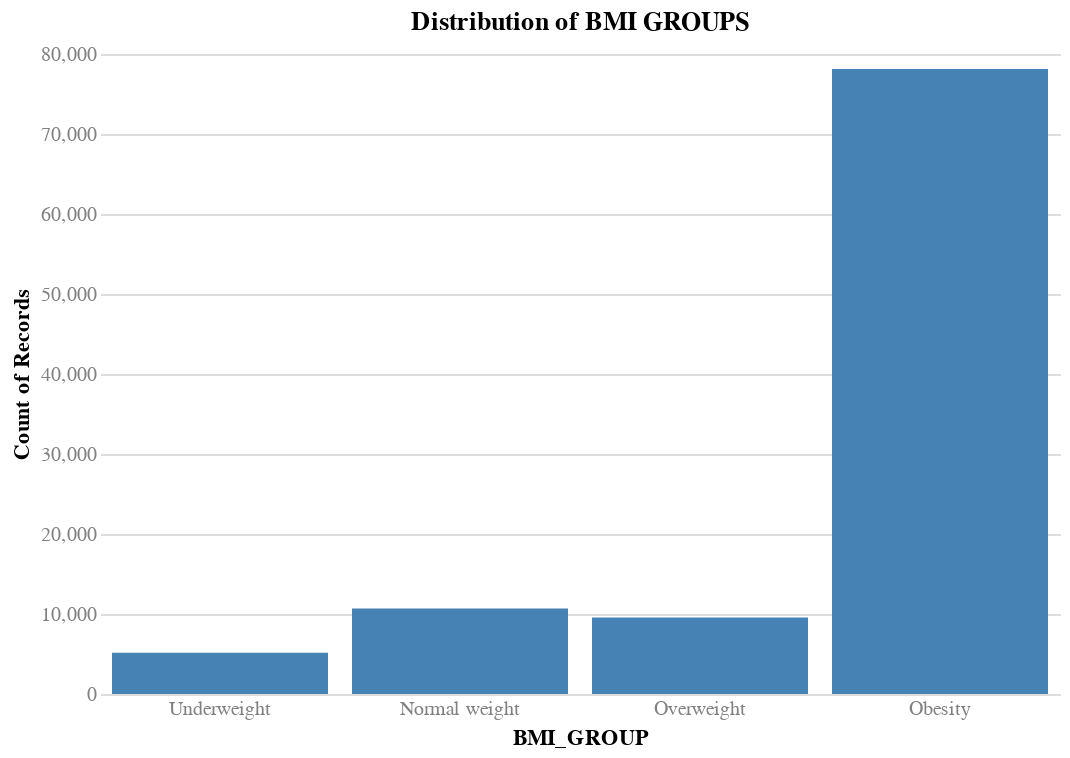

This figure's notebook cell:
### Markdown cell above
#### 3.1.3 - Bin the vitalSigns variables
BMI, TEMPF, BPSYS, BPDIAS

### Code cell
# Bin the BMI as weight status
# <18.5 = Underweight
# 18.5-25 = Normal weight
# 25-30 = Overweight
# >=30 = Obesity

bmi_groups = ['Underweight', 'Normal weight', 'Overweight', 'Obesity']

def bin_bmi(bmi):
    if bmi < 18.5: return 'Underweight'
    elif bmi < 25: return 'Normal weight'
    elif bmi < 30: return 'Overweight'
    else: return 'Obesity'

clf_df['BMI_GROUP'] = clf_df['BMI'].apply(bin_bmi)

# Check the distribution of BMI groups
chart(
    df=clf_df,
    x=alt.X('BMI_GROUP:O', sort=bmi_groups),
    y='count()',
    title='Distribution of BMI GROUPS',
).mark_bar().interactive()

### Figure 1 — Vega specification as saved in the notebook (floating-point values rounded to 4 significant figures)
{"$schema": "https://vega.github.io/schema/vega/v5.json", "data": [{"name": "param_3_store"}, {"name": "source_0"}, {"name": "data_0", "values": [{"BMI_GROUP": "Obesity", "__count": 78126}, {"BMI_GROUP": "Overweight", "__count": 9547}, {"BMI_GROUP": "Normal weight", "__count": 10672}, {"BMI_GROUP": "Underweight", "__count": 5141}]}, {"name": "source_0_x_domain_BMI_GROUP", "values": [{"BMI_GROUP": "Obesity", "sort_field": 3.0}, {"BMI_GROUP": "Overweight", "sort_field": 2.0}, {"BMI_GROUP": "Normal weight", "sort_field": 1.0}, {"BMI_GROUP": "Underweight", "sort_field": 0.0}]}, {"name": "data_0_y_domain___count", "values": [{"min": 5141, "max": 78126}]}], "signals": [{"name": "unit", "value": {}, "on": [{"events": "pointermove", "update": "isTuple(group()) ? group() : unit"}]}, {"name": "param_3", "update": "vlSelectionResolve(\"param_3_store\", \"union\")"}, {"name": "param_3_BMI_GROUP", "on": [{"events": [{"source": "view", "type": "dblclick"}], "update": "null"}, {"events": {"signal": "param_3_translate_delta"}, "update": "panLinear(param_3_translate_anchor.extent_x, -param_3_translate_delta.x / width)"}, {"events": {"signal": "param_3_zoom_delta"}, "update": "zoomLinear(domain(\"x\"), param_3_zoom_anchor.x, param_3_zoom_delta)"}]}, {"name": "param_3_tuple", "on": [{"events": [{"signal": "param_3_BMI_GROUP"}], "update": "param_3_BMI_GROUP ? {unit: \"\", fields: param_3_tuple_fields, values: [param_3_BMI_GROUP]} : null"}]}, {"name": "param_3_tuple_fields", "value": [{"field": "BMI_GROUP", "channel": "x", "type": "E"}]}, {"name": "param_3_translate_anchor", "value": {}, "on": [{"events": [{"source": "scope", "type": "pointerdown"}], "update": "{x: x(unit), y: y(unit), extent_x: domain(\"x\")}"}]}, {"name": "param_3_translate_delta", "value": {}, "on": [{"events": [{"source": "window", "between": [{"source": "scope", "type": "pointerdown"}, {"source": "window", "type": "pointerup"}], "type": "pointermove", "consume": true}], "update": "{x: param_3_translate_anchor.x - x(unit), y: param_3_translate_anchor.y - y(unit)}"}]}, {"name": "param_3_zoom_anchor", "on": [{"events": [{"source": "scope", "consume": true, "type": "wheel"}], "update": "{x: invert(\"x\", x(unit)), y: invert(\"y\", y(unit))}"}]}, {"name": "param_3_zoom_delta", "on": [{"events": [{"source": "scope", "consume": true, "type": "wheel"}], "update": "pow(1.001, event.deltaY * pow(16, event.deltaMode))", "force": true}]}, {"name": "param_3_modify", "on": [{"events": {"signal": "param_3_tuple"}, "update": "modify(\"param_3_store\", param_3_tuple, true)"}]}], "marks": [{"type": "rect", "name": "marks", "from": {"data": "data_0"}, "encode": {"update": {"y": {"field": "__count", "scale": "y"}, "width": {"signal": "max(0.25, bandwidth('x'))"}, "fill": {"value": "steelblue"}, "y2": {"value": 0, "scale": "y"}, "x": {"field": "BMI_GROUP", "scale": "x"}}}, "interactive": true, "style": ["bar"]}], "scales": [{"name": "x", "type": "band", "domain": {"data": "source_0_x_domain_BMI_GROUP", "field": "BMI_GROUP", "sort": {"op": "max", "field": "sort_field"}}, "range": [0, {"signal": "width"}], "paddingOuter": 0.05, "paddingInner": 0.1}, {"name": "y", "type": "linear", "domain": [{"signal": "(data(\"data_0_y_domain___count\")[0] || {}).min"}, {"signal": "(data(\"data_0_y_domain___count\")[0] || {}).max"}], "range": [{"signal": "height"}, 0], "nice": true, "zero": true}], "axes": [{"scale": "y", "gridScale": "x", "tickCount": {"signal": "ceil(height/40)"}, "orient": "left", "aria": false, "minExtent": 0, "labels": false, "grid": true, "ticks": false, "zindex": 0, "maxExtent": 0, "domain": false}, {"scale": "x", "title": "BMI_GROUP", "labelBaseline": "top", "orient": "bottom", "grid": false, "zindex": 0}, {"scale": "y", "labelAlign": "right", "tickCount": {"signal": "ceil(height/40)"}, "title": "Count of Records", "orient": "left", "labelOverlap": true, "zindex": 0, "grid": false}], "title": {"text": "Distribution of BMI GROUPS", "frame": "group"}, "style": "cell", "background": "white", "padding": 5, "width": 480, "config": {"axis": {"domain": false, "labelAngle": 0, "labelColor": "gray", "labelFontSize": 10, "ticks": false}, "style": {"guide-label": {"font": "Helvetica Neue"}, "guide-title": {"font": "Helvetica Neue"}, "group-title": {"font": "Helvetica Neue"}, "group-subtitle": {"font": "Helvetica Neue"}, "cell": {"stroke": null}, "text": {"font": "Helvetica Neue"}}}, "height": 320}
